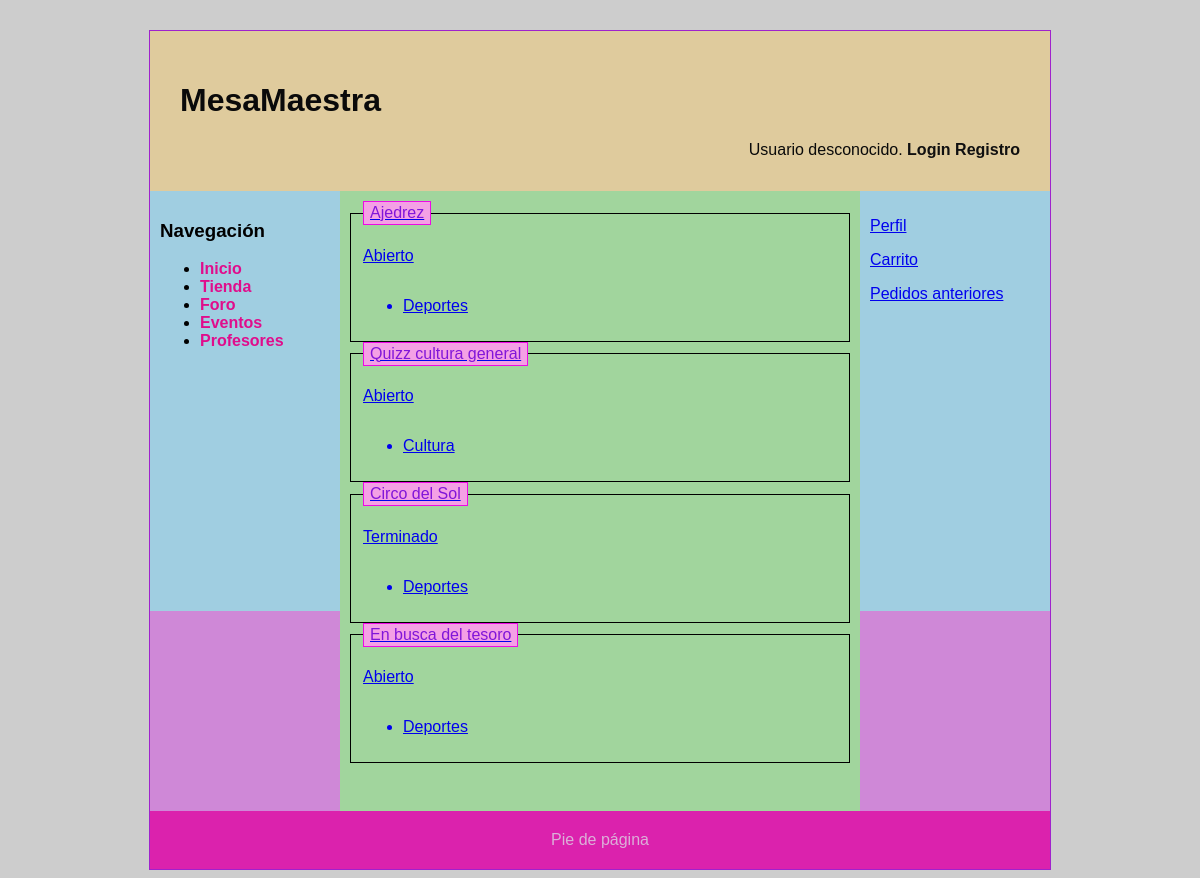
The page /eventos.php on the database its author committed.
### tables this page shows
CREATE TABLE `eventos` (
  `idEvento` int(11) NOT NULL,
  `inscritos` int(11) DEFAULT NULL,
  `categoria` varchar(255) DEFAULT NULL,
  `numJugadores` int(11) DEFAULT NULL,
  `nombre` varchar(255) DEFAULT NULL,
  `descripcion` text DEFAULT NULL,
  `fecha` date DEFAULT NULL,
  `lugar` varchar(255) DEFAULT NULL,
  `estado` varchar(50) DEFAULT NULL,
  `premio` varchar(255) DEFAULT NULL,
  `ganador` varchar(255) DEFAULT NULL,
  `tasaInscripcion` decimal(10,2) DEFAULT NULL
);

### eventos.php (called while the page is built, shortened)
<?php
require_once 'includes/src/Eventos/listaEventos.php';
$eventos = listaeventos();
require_once 'includes/vistas/comun/layout.php';
?>

### includes/src/Eventos/eventos.php (called while the page is built, shortened)
<?php
class Evento
{
    private $idEvento;
    private $categoria;
    public $nombre;
   private $estado;
    private function __construct($idTorneo, $inscritos, $categoria, $numJugadores, $nombreTorneo,$descripcionEvento,$fecha,$lugar,$estado,$premio,$ganador,$inscripcion)
    {
        $this->idEvento = intval($idTorneo);
        $this->categoria = $categoria;
        $this->nombre = $nombreTorneo;
        $this->estado = $estado;
    }
    public function getId()
    {
        return $this->idEvento;
    }
    public function getEvento()
    {
        return $this->nombre;
    }
    public function getCategoria()
    {
        return $this->categoria;
    }
    public function getEstado(){
        return $this->estado;
    }
    public static function listarEventos()
    {
        $conn = BD::getInstance()->getConexionBd();
        $query = sprintf("SELECT * FROM eventos");
        $rs = $conn->query($query);
        $eventos = array();
        if ($rs) {
            while ($fila = $rs->fetch_assoc()) {
                $evento = new Evento(
                    $fila['idEvento'],
                    $fila['inscritos'],
                    $fila['categoria'],
                    $fila['numJugadores'],
                    $fila['nombre'],
                    $fila['descripcion'],
                    $fila['fecha'],
                    $fila['lugar'],
                    $fila['estado'],
                    $fila['premio'],
                    $fila['ganador'],
                    $fila['tasaInscripcion'],
                );
                $eventos[] = $evento;
            }
        }
        return $eventos;
    }
}

### includes/src/Eventos/listaEventos.php (the view, shortened to what this page needs)
<?php
function listaeventos()
{
    $eventos = Evento::listarEventos();
    $html = "<div class='eventos'>";
    foreach ($eventos as $evento) {
        $html .= visualizaEvento($evento);
    }
    $html .= "</div>";
    return $html;
}
function visualizaEvento($evento)
{
    $html = '<div class="Evento">';
    $html .= '<div>';
    $html .= '<a href="/G3_SW/includes/vistas/helpers/caracteristicasEvento.php?id=' . $evento->getId() . '">';
    $html .= '<fieldset>';
    $html .= '<legend>' . $evento->getEvento() . '</legend>';
    $html .= '<p>' . $evento->getEstado() . '</p>';
    $html .= '<ul>';
    $html .= '<li>' . $evento->getCategoria() . '</li>';
    $html .= '</ul>';
    $html .= '</fieldset>';
    $html .= '</div>';
    $html .= '</div>';
    return $html;
}
?>
<?php
    require_once __DIR__.'/eventos.php';
    $contenidoPrincipal = listaEventos();
?>

### css/estilo.css (style rules this page uses)
body { background-color: #CDCDCD; font-family: "Comic Sans MS", cursive, sans-serif; }
fieldset { display: flex; flex-direction: column; border: 1px solid black; margin: auto; }
legend { color: #8115d9; background: #f4a0e5; border: 1px solid rgb(237, 9, 229); padding: 2px 6px; }

### rows shown on the page
eventos: nombre "Ajedrez", estado "Abierto", categoria "Deportes"
eventos: nombre "Quizz cultura general", estado "Abierto", categoria "Cultura"
eventos: nombre "Circo del Sol", estado "Terminado", categoria "Deportes"
eventos: nombre "En busca del tesoro", estado "Abierto", categoria "Deportes"
